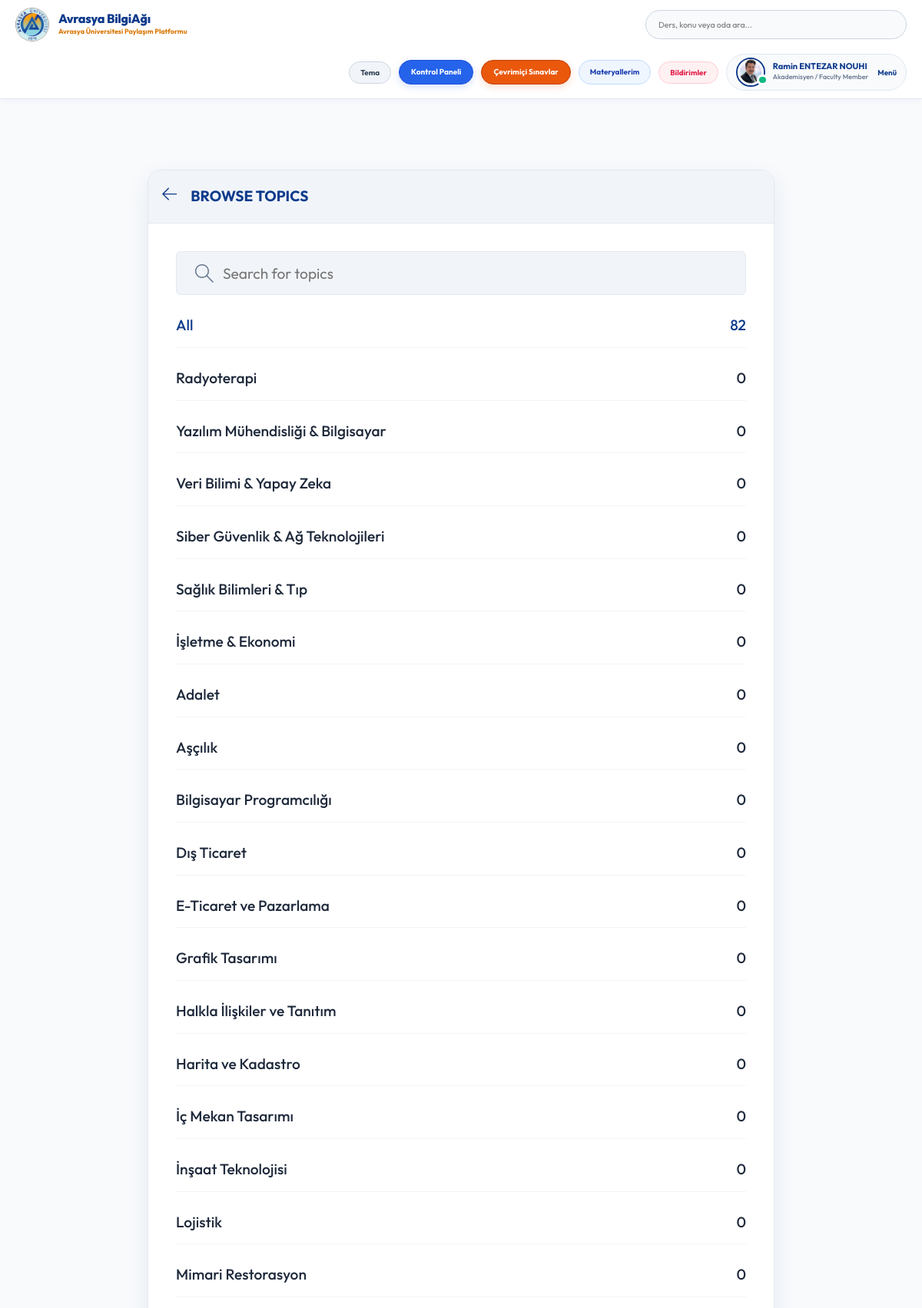
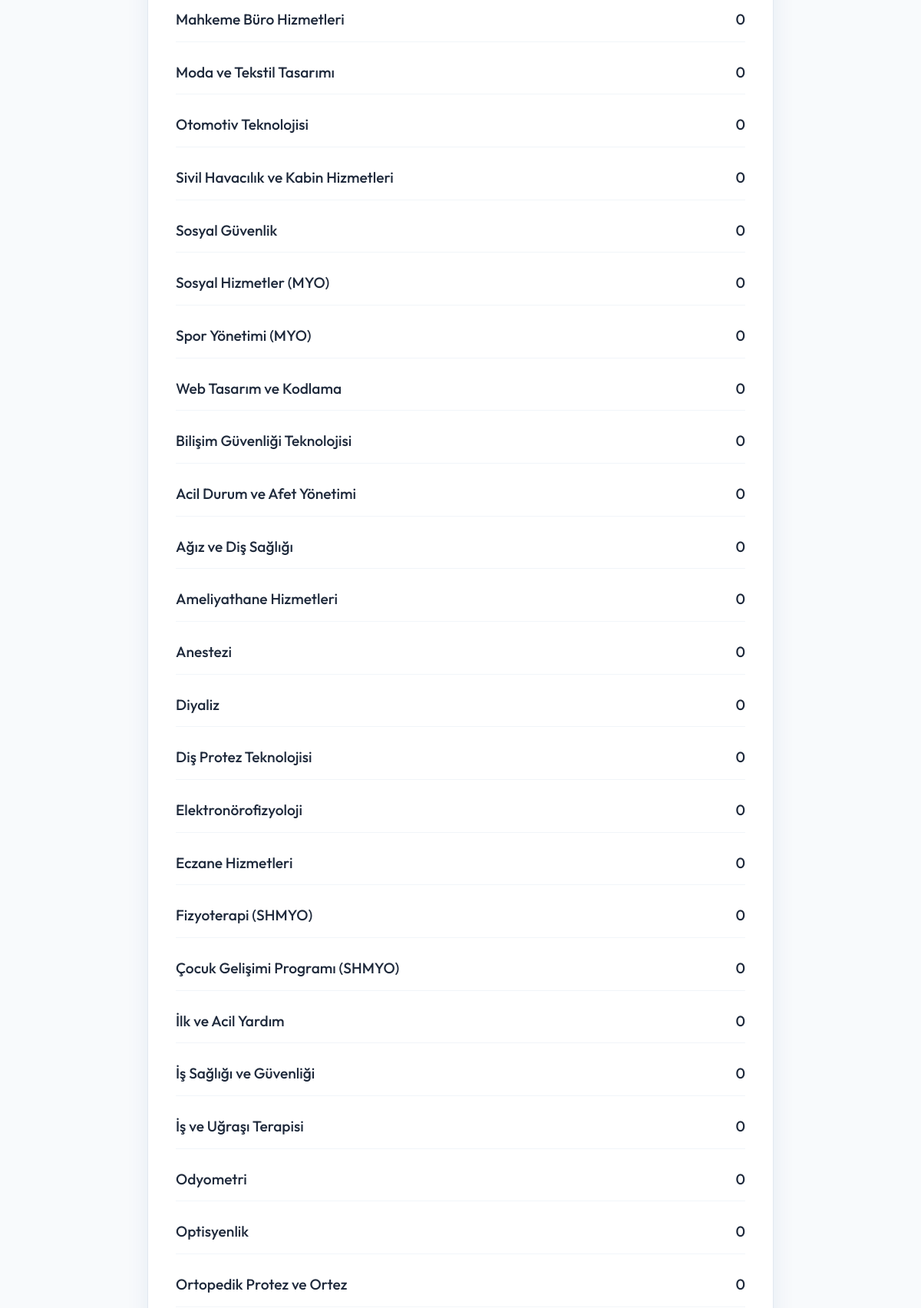
The app's page /topics/ (signed in, upper part) with its own data (2 pictures, top to bottom).
### base/models.py (models this page shows, shortened)
class User(AbstractUser):
    name = models.CharField(max_length=200, null=True, verbose_name="Ad Soyad")
    email = models.EmailField(unique=True, null=True, verbose_name="E-Posta Adresi")
    bio = models.TextField(null=True, verbose_name="Hakkımda (Biyografi)")
    avatar = models.ImageField(null=True, default="avatar.svg", verbose_name="Profil Fotoğrafı (Avatar)")
    student_id = models.CharField(max_length=50, null=True, blank=True, verbose_name="Öğrenci / Sicil No")
    department = models.CharField(max_length=100, choices=DEPARTMENT_CHOICES, default='Genel / Diğer', verbose_name="Fakülte / Bölüm")
    role = models.CharField(max_length=20, choices=ROLE_CHOICES, default='student', verbose_name="Akademik Rol")
    github_link = models.URLField(max_length=255, null=True, blank=True, verbose_name="GitHub Profili")
    linkedin_link = models.URLField(max_length=255, null=True, blank=True, verbose_name="LinkedIn Profili")
    objects = CustomUserManager()
    USERNAME_FIELD = 'email'
    REQUIRED_FIELDS = ['username']
    @property
    def unread_notifications_count(self):
        return self.notifications.filter(is_read=False).count()
    @property
    def unread_notifications(self):
        return self.notifications.filter(is_read=False)

class Topic(models.Model):
    name = models.CharField(max_length=200)

### base/views.py (the view, shortened to what this page needs)
# urls.py: path('topics/', views.topicsPage, name="topics"),
@login_required(login_url='login')
def topicsPage(request):
    q = request.GET.get('q') if request.GET.get('q') != None else ''
    topics = Topic.objects.filter(name__icontains=q)
    return render(request, 'base/topics.html', {'topics': topics})

### base/templates/base/topics.html (shortened to what this page needs)
{% extends 'main.html' %}
{% block content %}
<main class="create-room layout">
  <div class="container">
    <div class="layout__box">
      <div class="layout__boxHeader">
        <div class="layout__boxTitle">
          <a href="{% url 'home' %}">
            <svg version="1.1" xmlns="http://www.w3.org/2000/svg" width="32" height="32" viewBox="0 0 32 32">
              <title>arrow-left</title>
              <path
                d="M13.723 2.286l-13.723 13.714 13.719 13.714 1.616-1.611-10.96-10.96h27.625v-2.286h-27.625l10.965-10.965-1.616-1.607z">
              </path>
            </svg>
          </a>
          <h3>Browse Topics</h3>
        </div>
      </div>
      <div class="topics-page layout__body">
        <form action="" method="GET" class="header__search">
          <label>
            <input name="q" placeholder="Search for topics" />
          </label>
        </form>
        <ul class="topics__list">
          <li>
            <a href="{% url 'topics' %}" class="active">All <span>{{topics.count}}</span></a>
          </li>
          {% for topic in topics %}
          <li>
            <a href="{% url 'home' %}?q={{topic.name}}">{{ topic.name }} <span>{{topic.room_set.all.count}}</span></a>
          </li>
          {% endfor %}
        </ul>
      </div>
    </div>
  </div>
</main>
{% endblock content %}

### templates/navbar.html (shortened to what this page needs)
{% load static %}
<header class="header header--loggedIn" style="background: #ffffff; border-bottom: 1px solid #e2e8f0; padding: 10px 0; position: sticky; top: 0; z-index: 999; box-shadow: 0 2px 10px rgba(15, 59, 140, 0.04);">
    <div class="container" style="display: flex; justify-content: space-between; align-items: center; gap: 16px; flex-wrap: wrap; width: 100%; max-width: 1400px; margin: 0 auto; padding: 0 20px;">
        <a href="{% url 'home' %}" class="header__logo" style="display: flex; align-items: center; gap: 12px; text-decoration: none; flex-shrink: 0;">
            <img src="{% static 'images/avrasya_logo.png' %}" alt="Avrasya University Logo" style="width: 44px; height: 44px; object-fit: contain; background: transparent; border: none; border-radius: 50%; flex-shrink: 0;" />
            <div style="white-space: nowrap;">
                <h1 style="margin: 0; font-weight: 800; font-size: 1.35rem; color: #0f3b8c; letter-spacing: -0.3px; line-height: 1.2; white-space: nowrap !important;">Avrasya BilgiAğı</h1>
                <span style="font-size: 0.75rem; color: #d97706; font-weight: 700; display: block; white-space: nowrap !important;">Avrasya Üniversitesi Paylaşım Platformu</span>
            </div>
        </a>
        <form class="header__search" method="GET" action="{% url 'home' %}" style="flex: 1 1 220px; max-width: 340px; margin: 0;">
            <div style="background: #f8fafc; border: 1px solid #cbd5e1; border-radius: 50px; padding: 6px 16px; display: flex; align-items: center; gap: 10px; width: 100%; height: 38px;">
                <input name="q" placeholder="Ders, konu veya oda ara..." style="background: transparent; border: none; outline: none; width: 100%; font-size: 0.88rem; color: #1e293b; padding: 0;" />
            </div>
        </form>
        <nav class="header__menu" style="display: flex; align-items: center; gap: 10px; flex-shrink: 0; margin-left: auto;">
            <button id="themeToggleBtn" onclick="toggleTheme()" title="Gece / Gündüz Modu" style="background: #f1f5f9; border: 1px solid #cbd5e1; padding: 7px 14px; border-radius: 50px; display: flex; align-items: center; justify-content: center; cursor: pointer; font-size: 0.82rem; font-weight: 700; transition: all 0.2s ease; color: #334155; flex-shrink: 0;">
                Tema
            </button>
            {% if request.user.is_authenticated %}
            <a href="{% url 'dashboard' %}" style="display: inline-flex; align-items: center; gap: 6px; background: #2563eb; color: #ffffff; border: 1px solid #1d4ed8; padding: 7px 15px; border-radius: 50px; font-weight: 700; font-size: 0.84rem; text-decoration: none; white-space: nowrap; box-shadow: 0 3px 10px rgba(37, 99, 235, 0.2); flex-shrink: 0;">
                Kontrol Paneli
            </a>
            {% endif %}
            <a href="{% url 'quizzes' %}" style="display: inline-flex; align-items: center; gap: 6px; background: #ea580c; color: #ffffff; border: 1px solid #c2410c; padding: 7px 15px; border-radius: 50px; font-weight: 700; font-size: 0.84rem; text-decoration: none; white-space: nowrap; box-shadow: 0 3px 10px rgba(234, 88, 12, 0.2); flex-shrink: 0;">
                Çevrimiçi Sınavlar
            </a>
            {% if request.user.is_authenticated %}
            <a href="{% url 'saved-resources' %}" title="Kaydedilen Materyallerim" style="display: flex; align-items: center; justify-content: center; background: #eff6ff; border: 1px solid #bfdbfe; color: #1e40af; padding: 7px 14px; border-radius: 50px; text-decoration: none; font-size: 0.82rem; font-weight: 700; flex-shrink: 0;">
                Materyallerim
            </a>
            <div style="position: relative; flex-shrink: 0;">
                <button onclick="const m=document.getElementById('notifModal'); m.style.display = m.style.display === 'none' ? 'block' : 'none';" title="Bildirimler" style="background: #fff1f2; border: 1px solid #fecdd3; color: #e11d48; padding: 7px 14px; border-radius: 50px; cursor: pointer; font-size: 0.82rem; font-weight: 700; display: flex; align-items: center; gap: 6px; position: relative;">
                    Bildirimler
                </button>
            </div>
            <div class="header__user" style="display: flex; align-items: center; gap: 12px; background: #f8fafc; border: 1px solid #e2e8f0; padding: 4px 12px; border-radius: 50px; flex-shrink: 0;">
                <a href="{% url 'update-user' %}" style="display: flex; align-items: center; gap: 10px; text-decoration: none;">
                    <div class="avatar avatar--medium active">
                        <img src="{{request.user.avatar.url}}" style="width: 34px; height: 34px; border-radius: 50%; object-fit: cover;" />
                    </div>
                    <div>
                        <p style="margin: 0; font-weight: 700; color: #0f3b8c; line-height: 1.2; font-size: 0.92rem; white-space: nowrap;">{{request.user.name|default:request.user.username}}</p>
                        <span style="font-size: 0.74rem; color: #64748b; font-weight: 500; display: block; white-space: nowrap;">{{request.user.get_role_display}}</span>
                    </div>
                </a>
                <button class="dropdown-button" style="background: transparent; border: none; cursor: pointer; font-weight: 700; color: #0f3b8c; font-size: 0.82rem;">
                    Menü
                </button>
            </div>
            {% endif %}
        </nav>
    </div>
</header>

### records on screen
User: user.avatar (picture), user.name "Ramin ENTEZAR NOUHI", user.role "Akademisyen / Faculty Member"
Topic: name "Radyoterapi", room_set.all.count "0"
Topic: name "Yazılım Mühendisliği & Bilgisayar", room_set.all.count "0"
Topic: name "Veri Bilimi & Yapay Zeka", room_set.all.count "0"
Topic: name "Siber Güvenlik & Ağ Teknolojileri", room_set.all.count "0"
Topic: name "Sağlık Bilimleri & Tıp", room_set.all.count "0"
Topic: name "İşletme & Ekonomi", room_set.all.count "0"
Topic: name "Adalet", room_set.all.count "0"
Topic: name "Aşçılık", room_set.all.count "0"
Topic: name "Bilgisayar Programcılığı", room_set.all.count "0"
Topic: name "Dış Ticaret", room_set.all.count "0"
Topic: name "E-Ticaret ve Pazarlama", room_set.all.count "0"
Topic: name "Grafik Tasarımı", room_set.all.count "0"
Topic: name "Halkla İlişkiler ve Tanıtım", room_set.all.count "0"
Topic: name "Harita ve Kadastro", room_set.all.count "0"
Topic: name "İç Mekan Tasarımı", room_set.all.count "0"
Topic: name "İnşaat Teknolojisi", room_set.all.count "0"
Topic: name "Lojistik", room_set.all.count "0"
Topic: name "Mimari Restorasyon", room_set.all.count "0"
Topic: name "Mahkeme Büro Hizmetleri", room_set.all.count "0"
Topic: name "Moda ve Tekstil Tasarımı", room_set.all.count "0"
Topic: name "Otomotiv Teknolojisi", room_set.all.count "0"
Topic: name "Sivil Havacılık ve Kabin Hizmetleri", room_set.all.count "0"
Topic: name "Sosyal Güvenlik", room_set.all.count "0"
Topic: name "Sosyal Hizmetler (MYO)", room_set.all.count "0"
Topic: name "Spor Yönetimi (MYO)", room_set.all.count "0"
Topic: name "Web Tasarım ve Kodlama", room_set.all.count "0"
Topic: name "Bilişim Güvenliği Teknolojisi", room_set.all.count "0"
Topic: name "Acil Durum ve Afet Yönetimi", room_set.all.count "0"
Topic: name "Ağız ve Diş Sağlığı", room_set.all.count "0"
Topic: name "Ameliyathane Hizmetleri", room_set.all.count "0"
Topic: name "Anestezi", room_set.all.count "0"
Topic: name "Diyaliz", room_set.all.count "0"
Topic: name "Diş Protez Teknolojisi", room_set.all.count "0"
Topic: name "Elektronörofizyoloji", room_set.all.count "0"
Topic: name "Eczane Hizmetleri", room_set.all.count "0"
Topic: name "Fizyoterapi (SHMYO)", room_set.all.count "0"
Topic: name "Çocuk Gelişimi Programı (SHMYO)", room_set.all.count "0"
Topic: name "İlk ve Acil Yardım", room_set.all.count "0"
Topic: name "İş Sağlığı ve Güvenliği", room_set.all.count "0"
Topic: name "İş ve Uğraşı Terapisi", room_set.all.count "0"
Topic: name "Odyometri", room_set.all.count "0"
Topic: name "Optisyenlik", room_set.all.count "0"
Topic: name "Ortopedik Protez ve Ortez", room_set.all.count "0"

### other values on screen
{{ topics.count }} "82"
